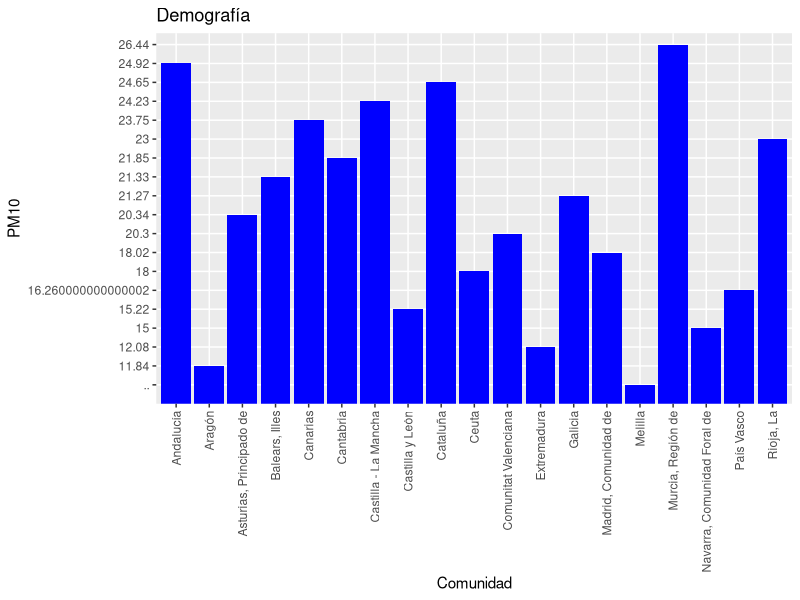
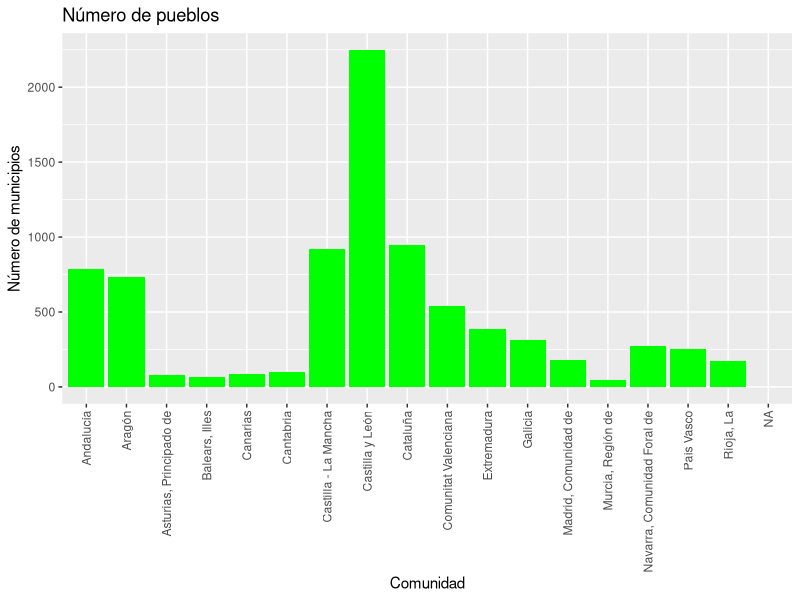
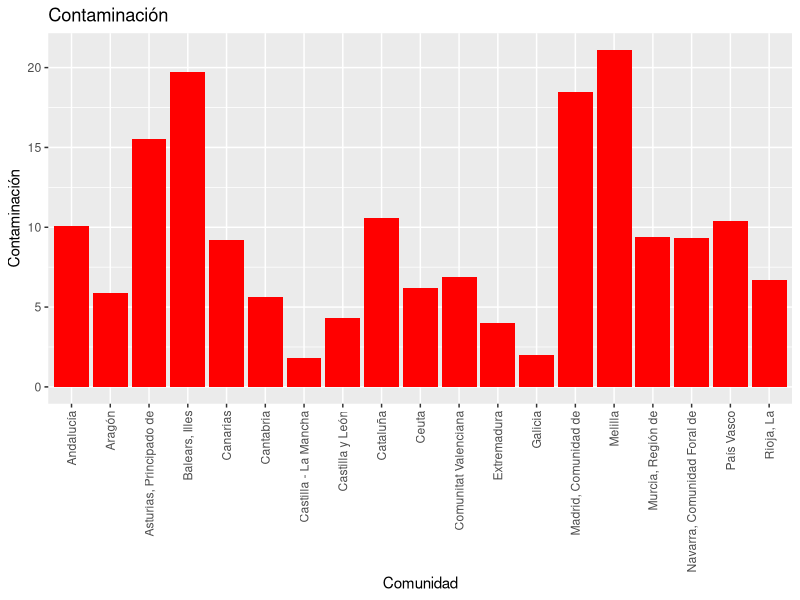
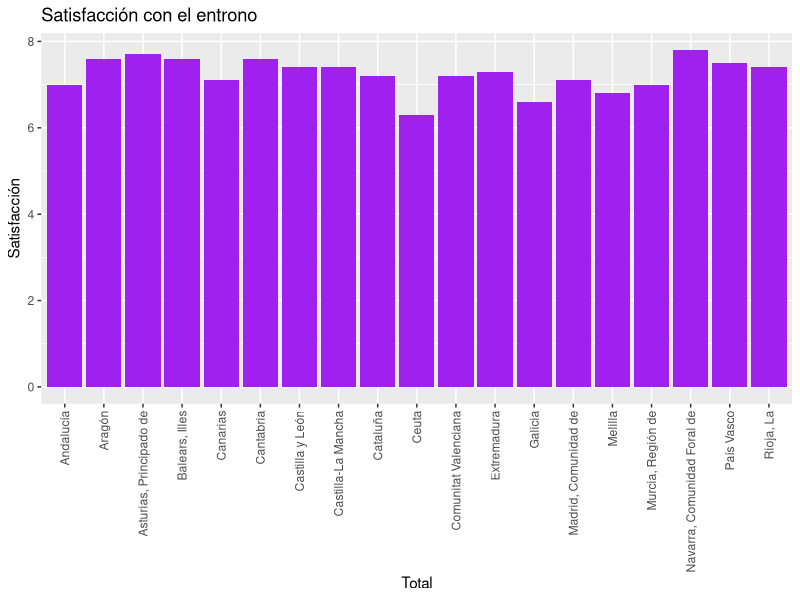
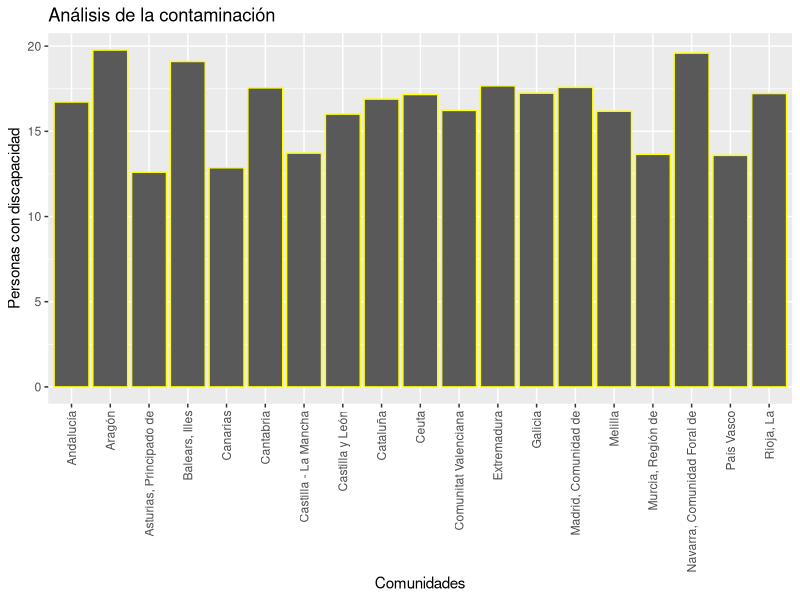
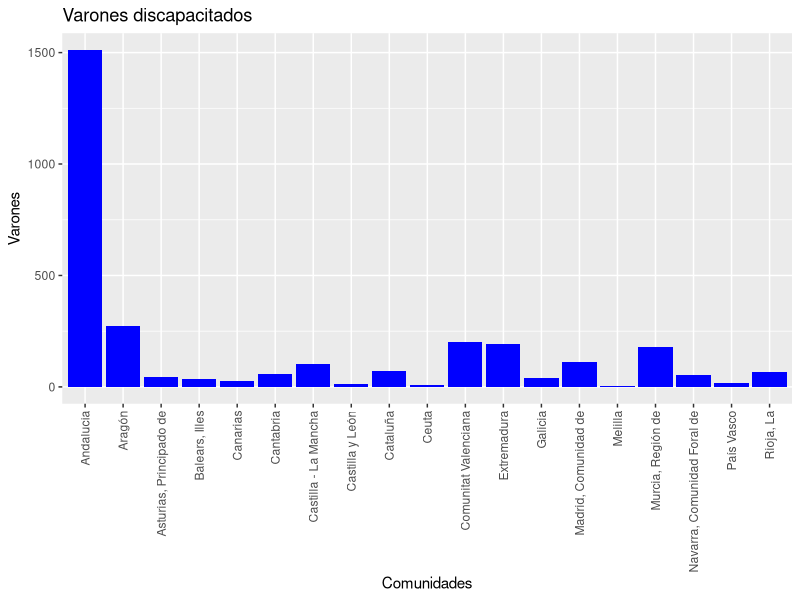
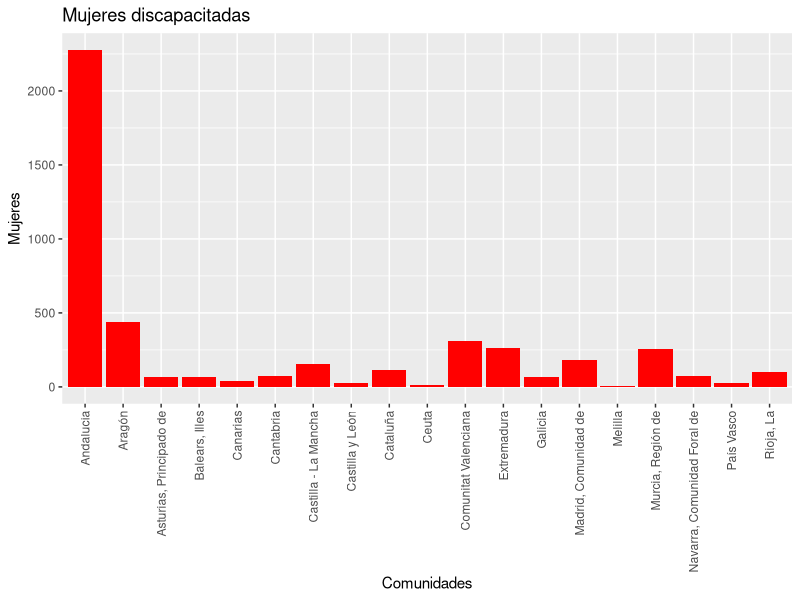
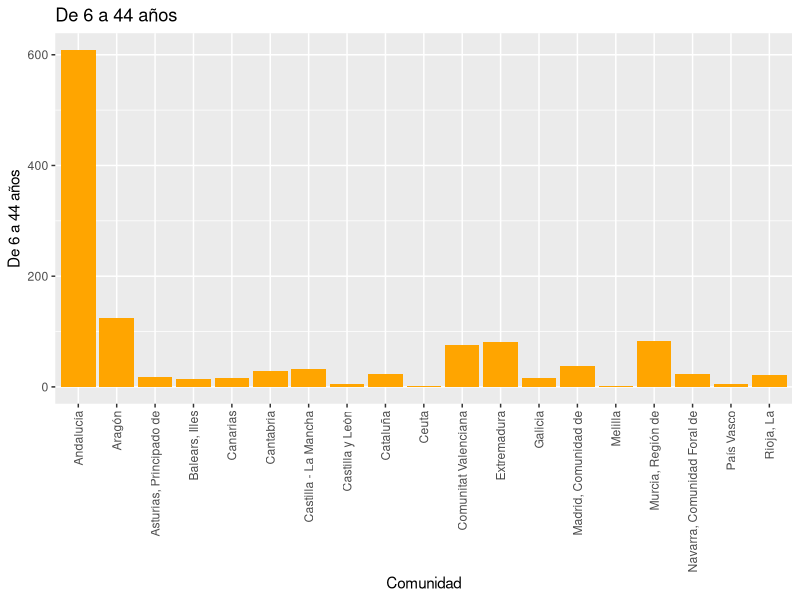

Recreate these plots in R, in order.
## ---- chunk 1

library(readxl)

Demografia <- read_excel("DATA/Demografia.xlsx")

View(Demografia)

## ---- chunk 2
dim(Demografia)

class(Demografia)

## ---- chunk 3
dim(Demografia)

class(Demografia)
## ---- chunk 4
make.names(Demografia)

Demografia$PM10

is.double(Demografia$PM10)

typeof(Demografia$PM10)

Demografia <- dplyr::rename(.data = Demografia, Comunidad = `Total*`)

Demografia
## ---- chunk 5
as.double(Demografia$PM10)

typeof(as.double(Demografia$PM10))
## ---- chunk 6
mean(as.double(Demografia$PM10), na.rm = TRUE) 
## ---- chunk 7
median(as.double(Demografia$PM10), na.rm = TRUE)

## ---- chunk 8
Demografia$Comunidad[Demografia$PM10 == min(as.double(Demografia$PM10), na.rm = TRUE)]
## ---- chunk 9
Demografia$Comunidad[Demografia$PM10 == max(as.double(Demografia$PM10), na.rm = TRUE)]
## ---- chunk 10
summary(as.double(Demografia$PM10), na.rm = TRUE)
## ---- chunk 11
library(tidyverse)
library(ggplot2)

ggplot(data = Demografia, aes(x = `Comunidad`, y = `PM10`)) +  geom_bar(stat="identity", position="stack", fill="blue", show.legend = TRUE) + ggtitle("Demografía")+ theme(axis.text.x = element_text(angle = 90, vjust = 0.5, hjust=1))
## ---- chunk 12
library(readxl)

Pueblos <- read_excel("DATA/Pueblos.xlsx")

View(Pueblos)

dim(Pueblos)

class(Pueblos)
## ---- chunk 13
Pueblos <- dplyr::rename(.data = Pueblos, Comunidad = `Comunidades Autónomas`)

Pueblos

make.names(Pueblos)

Pueblos[,2]

typeof(Pueblos$`Número de municipios`)

typeof(Pueblos$`Número de municipios`)

summary(as.integer(Pueblos$`Número de municipios`), na.rm = TRUE)

ggplot(data = Pueblos, aes(x = `Comunidad`, y = `Número de municipios`)) +  geom_bar(stat="identity", position="stack", fill="green", show.legend = TRUE) + ggtitle("Número de pueblos")+ theme(axis.text.x = element_text(angle = 90, vjust = 0.5, hjust=1))
## ---- chunk 14
DemPueblos <- full_join(x = Demografia, y = Pueblos, by = c("Comunidad"))

DemPueblos
## ---- chunk 15
library(readxl)

Contaminacion <- read_excel("DATA/Contaminacion.xlsx")

View(Contaminacion)
## ---- chunk 16

dim(Contaminacion)

class(Contaminacion)
## ---- chunk 17

make.names(Contaminacion)

Contaminacion$`Contaminación`

is.double(Contaminacion$`Contaminación`)
## ---- chunk 18
mean(as.double(Contaminacion$`Contaminación`), na.rm = TRUE) 
## ---- chunk 19
median(as.double(Contaminacion$`Contaminación`), na.rm = TRUE)

## ---- chunk 20
Contaminacion$`Comunidad`[Contaminacion$`Contaminación` == min(as.double(Contaminacion$`Contaminación`), na.rm = TRUE)]
## ---- chunk 21
Contaminacion$`Comunidad`[Contaminacion$`Contaminación` == max(as.double(Contaminacion$`Contaminación`), na.rm = TRUE)]
## ---- chunk 22
summary(as.double(Contaminacion$`Contaminación`), na.rm = TRUE)

## ---- chunk 23
Contaminacion$`Contaminación`[Contaminacion$`Comunidad` == "Castilla y León"]

## ---- chunk 24
    Contaminacion$`Contaminación`[Contaminacion$`Comunidad` == "Aragón"]

## ---- chunk 25
    Contaminacion$`Contaminación`[Contaminacion$`Comunidad` == "Murcia, Región de"]

## ---- chunk 26
    Contaminacion$`Contaminación`[Contaminacion$`Comunidad` == "Madrid, Comunidad de"]

## ---- chunk 27
ggplot(data = Contaminacion, aes(x = `Comunidad`, y = `Contaminación`)) +  geom_bar(stat="identity", position="stack", fill="red", show.legend = TRUE) + ggtitle("Contaminación") + theme(axis.text.x = element_text(angle = 90, vjust = 0.5, hjust=1))
## ---- chunk 28
library(readxl)

Satisfacción_con_el_entorno <- read_excel("DATA/Satisfaccion.xlsx")

View(Satisfacción_con_el_entorno)
## ---- chunk 29

dim(Satisfacción_con_el_entorno)

class(Satisfacción_con_el_entorno)
## ---- chunk 30
make.names(Satisfacción_con_el_entorno)

Satisfacción_con_el_entorno$Satisfacción

is.double(Satisfacción_con_el_entorno$Satisfacción)

typeof(Satisfacción_con_el_entorno$Satisfacción)
## ---- chunk 31
mean(as.double(Satisfacción_con_el_entorno$Satisfacción), na.rm = TRUE)

## ---- chunk 32
median(as.double(Satisfacción_con_el_entorno$Satisfacción), na.rm = TRUE) 
## ---- chunk 33
Satisfacción_con_el_entorno$`Total`[Satisfacción_con_el_entorno$Satisfacción == min(as.double(Satisfacción_con_el_entorno$Satisfacción), na.rm = TRUE)]

## ---- chunk 34
Satisfacción_con_el_entorno$`Total`[Satisfacción_con_el_entorno$Satisfacción == max(as.double(Satisfacción_con_el_entorno$Satisfacción), na.rm = TRUE)]

## ---- chunk 35
summary(as.double(Satisfacción_con_el_entorno$Satisfacción), na.rm = TRUE)

## ---- chunk 36
    Satisfacción_con_el_entorno$`Satisfacción`[Satisfacción_con_el_entorno$`Total` == "Castilla y León"]
## ---- chunk 37
    Satisfacción_con_el_entorno$`Satisfacción`[Satisfacción_con_el_entorno$`Total` == "Aragón"]
## ---- chunk 38
    Satisfacción_con_el_entorno$`Satisfacción`[Satisfacción_con_el_entorno$`Total` == "Murcia, Región de"]
## ---- chunk 39
    Satisfacción_con_el_entorno$`Satisfacción`[Satisfacción_con_el_entorno$`Total` == "Madrid, Comunidad de"]
## ---- chunk 40
library(tidyverse)
ggplot(data = Satisfacción_con_el_entorno, aes(x = `Total`, y = `Satisfacción`)) +  geom_bar(stat="identity", position="stack", fill="purple") + ggtitle("Satisfacción con el entrono") + theme(axis.text.x = element_text(angle = 90, vjust = 0.5, hjust=1))
## ---- chunk 41
library(readxl)

Discapacitados <- read_excel("DATA/Proporcion discapacitados.xlsx")

View(Discapacitados)
## ---- chunk 42

dim(Discapacitados)

class(Discapacitados)

## ---- chunk 43

make.names(Discapacitados)

Discapacitados$`Personas con discapacidad`

is.double(Discapacitados$`Personas con discapacidad`)

typeof(Discapacitados$`Personas con discapacidad`)

## ---- chunk 44
mean(Discapacitados$`Personas con discapacidad`, na.rm = TRUE) 

## ---- chunk 45
median(Discapacitados$`Personas con discapacidad`, na.rm = TRUE)

## ---- chunk 46
Discapacitados$`Comunidades`[Discapacitados$`Personas con discapacidad` == min(Discapacitados$`Personas con discapacidad`, na.rm = TRUE)]

## ---- chunk 47
Discapacitados$`Comunidades`[Discapacitados$`Personas con discapacidad` == max(Discapacitados$`Personas con discapacidad`, na.rm = TRUE)]

## ---- chunk 48
summary(Discapacitados$`Personas con discapacidad`, na.rm = TRUE)

## ---- chunk 49
Discapacitados$`Personas con discapacidad`[Discapacitados$`Comunidades`== "Castilla y León"]

## ---- chunk 50
Discapacitados$`Personas con discapacidad`[Discapacitados$`Comunidades`== "Aragón"]

## ---- chunk 51
Discapacitados$`Personas con discapacidad`[Discapacitados$`Comunidades`== "Murcia, Región de"]

## ---- chunk 52
Discapacitados$`Personas con discapacidad`[Discapacitados$`Comunidades`== "Madrid, Comunidad de"]

## ---- chunk 53
library(tidyverse)

ggplot(data = Discapacitados, aes(x = `Comunidades`, y = `Personas con discapacidad`)) +  geom_bar(stat="identity", position="stack", colour="yellow", show.legend = TRUE) + ggtitle("Análisis de la contaminación") + theme(axis.text.x = element_text(angle = 90, vjust = 0.5, hjust=1))
## ---- chunk 54
library(readxl)

DiscSexo <- read_excel("DATA/Discapacidad por sexo.xlsx")

View(DiscSexo)

## ---- chunk 55

dim(DiscSexo)

class(DiscSexo)

## ---- chunk 56

make.names(DiscSexo)

DiscSexo$`Varones`

DiscSexo$`Mujeres`

is.double(DiscSexo$`Varones`)

typeof(DiscSexo$`Varones`)

## ---- chunk 57
mean(DiscSexo$`Varones`, na.rm = TRUE) 

mean(DiscSexo$`Mujeres`, na.rm = TRUE) 

## ---- chunk 58
median(DiscSexo$`Varones`, na.rm = TRUE)

median(DiscSexo$`Mujeres`, na.rm = TRUE)

## ---- chunk 59
DiscSexo$`Comunidades`[DiscSexo$`Varones` == min(DiscSexo$`Varones`, na.rm = TRUE)]

DiscSexo$`Comunidades`[DiscSexo$`Mujeres` == min(DiscSexo$`Mujeres`, na.rm = TRUE)]

## ---- chunk 60
DiscSexo$`Comunidades`[DiscSexo$`Varones` == max(DiscSexo$`Varones`, na.rm = TRUE)]

DiscSexo$`Comunidades`[DiscSexo$`Mujeres` == max(DiscSexo$`Mujeres`, na.rm = TRUE)]

## ---- chunk 61
summary(DiscSexo$`Varones`, na.rm = TRUE)

summary(DiscSexo$`Mujeres`, na.rm = TRUE)

## ---- chunk 62
library(tidyverse)

ggplot(data = DiscSexo, aes(x = `Comunidades`, y = `Varones`)) +  geom_bar(stat="identity", position="stack", fill="blue", show.legend = TRUE) + ggtitle("Varones discapacitados") + theme(axis.text.x = element_text(angle = 90, vjust = 0.5, hjust=1))

ggplot(data = DiscSexo, aes(x = `Comunidades`, y = `Mujeres`)) +  geom_bar(stat="identity", position="stack", fill="red", show.legend = TRUE) + ggtitle("Mujeres discapacitadas") + theme(axis.text.x = element_text(angle = 90, vjust = 0.5, hjust=1))

## ---- chunk 63
library(readxl)

DiscEdad <- read_excel("DATA/Discapacidad por edad.xlsx")

View(DiscEdad)

## ---- chunk 64
dim(DiscEdad)

class(DiscEdad)

## ---- chunk 65
make.names(DiscEdad)

DiscEdad$`De 6 a 44 años`

is.double(DiscEdad$`De 6 a 44 años`)

typeof(DiscEdad$`De 6 a 44 años`)

DiscEdad <- dplyr::rename(.data = DiscEdad, Comunidad =`...1`)

DiscEdad

## ---- chunk 66
summary(DiscEdad, na.rm = TRUE)

## ---- chunk 67
library(tidyverse)

ggplot(data = DiscEdad, aes(x = Comunidad, y = `De 6 a 44 años`)) +  geom_bar(stat="identity", position="stack", fill="orange", show.legend = TRUE) + ggtitle("De 6 a 44 años") + theme(axis.text.x = element_text(angle = 90, vjust = 0.5, hjust=1))

ggplot(data = DiscEdad, aes(x = Comunidad, y = `De 45 a 64 años`)) +  geom_bar(stat="identity", position="stack", fill="blue", show.legend = TRUE) + ggtitle("De 45 a 64 años") + theme(axis.text.x = element_text(angle = 90, vjust = 0.5, hjust=1))

ggplot(data = DiscEdad, aes(x = Comunidad, y = `De 65 a 79 años`)) +  geom_bar(stat="identity", position="stack", fill="yellow", show.legend = TRUE) + ggtitle("De 65 a 79 años") + theme(axis.text.x = element_text(angle = 90, vjust = 0.5, hjust=1))

ggplot(data = DiscEdad, aes(x = Comunidad, y = `De 80 a 84 años`)) +  geom_bar(stat="identity", position="stack", fill="red", show.legend = TRUE) + ggtitle("De 80 a 84 años") + theme(axis.text.x = element_text(angle = 90, vjust = 0.5, hjust=1))

ggplot(data = DiscEdad, aes(x = Comunidad, y = `De 85 a 89 años`)) +  geom_bar(stat="identity", position="stack", fill="pink", show.legend = TRUE) + ggtitle("De 85 a 89 año") + theme(axis.text.x = element_text(angle = 90, vjust = 0.5, hjust=1))

ggplot(data = DiscEdad, aes(x = Comunidad, y = `Más de 90 años`)) +  geom_bar(stat="identity", position="stack", fill="purple", show.legend = TRUE) + ggtitle("Más de 90 años") + theme(axis.text.x = element_text(angle = 90, vjust = 0.5, hjust=1))

## ---- chunk 68
library(readxl)

Discapacidad_y_Autonomia_personal <- read_excel("DATA/Discapacidad y Autonomia personal.xlsx")

View(Discapacidad_y_Autonomia_personal)

## ---- chunk 69
dim(Discapacidad_y_Autonomia_personal)

class(Discapacidad_y_Autonomia_personal)

## ---- chunk 70
make.names(Discapacidad_y_Autonomia_personal)

Discapacidad_y_Autonomia_personal$`Supervivencia a la edad`

is.double(Discapacidad_y_Autonomia_personal$`Supervivencia a la edad`)

typeof(Discapacidad_y_Autonomia_personal$`Supervivencia a la edad`)

## ---- chunk 71
summary(Discapacidad_y_Autonomia_personal, na.rm = TRUE)

## ---- chunk 72
summary(Discapacidad_y_Autonomia_personal$`Supervivencia a la edad`, na.rm = TRUE)

Discapacidad_y_Autonomia_personal$`Comunidad`[Discapacidad_y_Autonomia_personal$`Supervivencia a la edad` == min(Discapacidad_y_Autonomia_personal$`Supervivencia a la edad`, na.rm = TRUE)]

Discapacidad_y_Autonomia_personal$`Comunidad`[Discapacidad_y_Autonomia_personal$`Supervivencia a la edad` == max(Discapacidad_y_Autonomia_personal$`Supervivencia a la edad`, na.rm = TRUE)]

library(tidyverse)
ggplot(data = Discapacidad_y_Autonomia_personal, aes(x = `Comunidad`, y = `Supervivencia a la edad`)) +  geom_bar(stat="identity", position="stack", fill="green") + ggtitle("Esperanza de vida") + theme(axis.text.x = element_text(angle = 90, vjust = 0.5, hjust=1))

## ---- chunk 73
summary(Discapacidad_y_Autonomia_personal$`Tasa de enfermedad crónica`, na.rm = TRUE)

Discapacidad_y_Autonomia_personal$`Comunidad`[Discapacidad_y_Autonomia_personal$`Tasa de enfermedad crónica` == min(Discapacidad_y_Autonomia_personal$`Tasa de enfermedad crónica`, na.rm = TRUE)]

Discapacidad_y_Autonomia_personal$`Comunidad`[Discapacidad_y_Autonomia_personal$`Tasa de enfermedad crónica` == max(Discapacidad_y_Autonomia_personal$`Tasa de enfermedad crónica`, na.rm = TRUE)]

library(tidyverse)
ggplot(data = Discapacidad_y_Autonomia_personal, aes(x = `Comunidad`, y = `Tasa de enfermedad crónica`)) +  geom_bar(stat="identity", position="stack", fill="red") + ggtitle("Tasa de enfermedad crónica") + theme(axis.text.x = element_text(angle = 90, vjust = 0.5, hjust=1))

## ---- chunk 74
summary(Discapacidad_y_Autonomia_personal$`Tasa de mala salud percibida`, na.rm = TRUE)

Discapacidad_y_Autonomia_personal$`Comunidad`[Discapacidad_y_Autonomia_personal$`Tasa de mala salud percibida` == min(Discapacidad_y_Autonomia_personal$`Tasa de mala salud percibida`, na.rm = TRUE)]

Discapacidad_y_Autonomia_personal$`Comunidad`[Discapacidad_y_Autonomia_personal$`Tasa de mala salud percibida` == max(Discapacidad_y_Autonomia_personal$`Tasa de mala salud percibida`, na.rm = TRUE)]

library(tidyverse)
ggplot(data = Discapacidad_y_Autonomia_personal, aes(x = `Comunidad`, y = `Tasa de mala salud percibida`)) +  geom_bar(stat="identity", position="stack", fill="pink") + ggtitle("Tasa de mala salud percibida") + theme(axis.text.x = element_text(angle = 90, vjust = 0.5, hjust=1))

## ---- chunk 75
summary(Discapacidad_y_Autonomia_personal$`Tasa de discapacidad`, na.rm = TRUE)

Discapacidad_y_Autonomia_personal$`Comunidad`[Discapacidad_y_Autonomia_personal$`Tasa de discapacidad` == min(Discapacidad_y_Autonomia_personal$`Tasa de discapacidad`, na.rm = TRUE)]

Discapacidad_y_Autonomia_personal$`Comunidad`[Discapacidad_y_Autonomia_personal$`Tasa de discapacidad` == max(Discapacidad_y_Autonomia_personal$`Tasa de discapacidad`, na.rm = TRUE)]

library(tidyverse)
ggplot(data = Discapacidad_y_Autonomia_personal, aes(x = `Comunidad`, y = `Tasa de discapacidad`)) +  geom_bar(stat="identity", position="stack", fill="orange") + ggtitle("Tasa de discapacidad") + theme(axis.text.x = element_text(angle = 90, vjust = 0.5, hjust=1))

## ---- chunk 76
Discapacitados %>%
  full_join(x = ., y = Discapacidad_y_Autonomia_personal %>%
              select(`Comunidad`, `Tasa de discapacidad`), 
            by = c("Comunidades" = "Comunidad"))
## ---- chunk 77
summary(Discapacidad_y_Autonomia_personal$`Tasa de discapacidad severa`, na.rm = TRUE)

Discapacidad_y_Autonomia_personal$`Comunidad`[Discapacidad_y_Autonomia_personal$`Tasa de discapacidad severa` == min(Discapacidad_y_Autonomia_personal$`Tasa de discapacidad severa`, na.rm = TRUE)]

Discapacidad_y_Autonomia_personal$`Comunidad`[Discapacidad_y_Autonomia_personal$`Tasa de discapacidad severa` == max(Discapacidad_y_Autonomia_personal$`Tasa de discapacidad severa`, na.rm = TRUE)]

library(tidyverse)
ggplot(data = Discapacidad_y_Autonomia_personal, aes(x = `Comunidad`, y = `Tasa de discapacidad severa`)) +  geom_bar(stat="identity", position="stack", fill="grey") + ggtitle("Tasa de discapacidad severa") + theme(axis.text.x = element_text(angle = 90, vjust = 0.5, hjust=1))

## ---- chunk 78
summary(Discapacidad_y_Autonomia_personal$`Tasa de discapacidad de los que necesitan ayudas`, na.rm = TRUE)

Discapacidad_y_Autonomia_personal$`Comunidad`[Discapacidad_y_Autonomia_personal$`Tasa de discapacidad de los que necesitan ayudas` == min(Discapacidad_y_Autonomia_personal$`Tasa de discapacidad de los que necesitan ayudas`, na.rm = TRUE)]

Discapacidad_y_Autonomia_personal$`Comunidad`[Discapacidad_y_Autonomia_personal$`Tasa de discapacidad de los que necesitan ayudas` == max(Discapacidad_y_Autonomia_personal$`Tasa de discapacidad de los que necesitan ayudas`, na.rm = TRUE)]

library(tidyverse)
ggplot(data = Discapacidad_y_Autonomia_personal, aes(x = `Comunidad`, y = `Tasa de discapacidad de los que necesitan ayudas`)) +  geom_bar(stat="identity", position="stack", fill="purple") + ggtitle("Tasa de discapacidad de los que necesitan ayudas") + theme(axis.text.x = element_text(angle = 90, vjust = 0.5, hjust=1))

## ---- chunk 79
Discapacidad_y_Autonomia_personal %>%
  select(`Comunidad`, `Tasa de discapacidad severa`, `Tasa de discapacidad de los que necesitan ayudas`)
## ---- chunk 80
summary(Discapacidad_y_Autonomia_personal$`Tasa de discapacidad para las actividades básicas de la vida diaria`, na.rm = TRUE)

Discapacidad_y_Autonomia_personal$`Comunidad`[Discapacidad_y_Autonomia_personal$`Tasa de discapacidad para las actividades básicas de la vida diaria` == min(Discapacidad_y_Autonomia_personal$`Tasa de discapacidad para las actividades básicas de la vida diaria`, na.rm = TRUE)]

Discapacidad_y_Autonomia_personal$`Comunidad`[Discapacidad_y_Autonomia_personal$`Tasa de discapacidad para las actividades básicas de la vida diaria` == max(Discapacidad_y_Autonomia_personal$`Tasa de discapacidad para las actividades básicas de la vida diaria`, na.rm = TRUE)]

library(tidyverse)
ggplot(data = Discapacidad_y_Autonomia_personal, aes(x = `Comunidad`, y = `Tasa de discapacidad para las actividades básicas de la vida diaria`)) +  geom_bar(stat="identity", position="stack", fill="white") + ggtitle("Tasa de discapacidad para las actividades básicas de la vida diaria") + theme(axis.text.x = element_text(angle = 90, vjust = 0.5, hjust=1))

## ---- chunk 81
summary(Discapacidad_y_Autonomia_personal$`Tasa de discapacidad de movilidad`, na.rm = TRUE)

Discapacidad_y_Autonomia_personal$`Comunidad`[Discapacidad_y_Autonomia_personal$`Tasa de discapacidad de movilidad` == min(Discapacidad_y_Autonomia_personal$`Tasa de discapacidad de movilidad`, na.rm = TRUE)]

Discapacidad_y_Autonomia_personal$`Comunidad`[Discapacidad_y_Autonomia_personal$`Tasa de discapacidad de movilidad` == max(Discapacidad_y_Autonomia_personal$`Tasa de discapacidad de movilidad`, na.rm = TRUE)]

library(tidyverse)
ggplot(data = Discapacidad_y_Autonomia_personal, aes(x = `Comunidad`, y = `Tasa de discapacidad de movilidad`)) +  geom_bar(stat="identity", position="stack", fill="black") + ggtitle("Tasa de discapacidad de movilidad") + theme(axis.text.x = element_text(angle = 90, vjust = 0.5, hjust=1))

## ---- chunk 82
summary(Discapacidad_y_Autonomia_personal$`Tasa de discapacidad de autocuidado`, na.rm = TRUE)

Discapacidad_y_Autonomia_personal$`Comunidad`[Discapacidad_y_Autonomia_personal$`Tasa de discapacidad de autocuidado` == min(Discapacidad_y_Autonomia_personal$`Tasa de discapacidad de autocuidado`, na.rm = TRUE)]

Discapacidad_y_Autonomia_personal$`Comunidad`[Discapacidad_y_Autonomia_personal$`Tasa de discapacidad de autocuidado` == max(Discapacidad_y_Autonomia_personal$`Tasa de discapacidad de autocuidado`, na.rm = TRUE)]

library(tidyverse)
ggplot(data = Discapacidad_y_Autonomia_personal, aes(x = `Comunidad`, y = `Tasa de discapacidad de autocuidado`)) +  geom_bar(stat="identity", position="stack", fill="yellow") + ggtitle("Tasa de discapacidad de autocuidado") + theme(axis.text.x = element_text(angle = 90, vjust = 0.5, hjust=1))

## ---- chunk 83
summary(Discapacidad_y_Autonomia_personal$`Tasa de discapacidad para realizar las tareas del hogar`, na.rm = TRUE)

Discapacidad_y_Autonomia_personal$`Comunidad`[Discapacidad_y_Autonomia_personal$`Tasa de discapacidad para realizar las tareas del hogar` == min(Discapacidad_y_Autonomia_personal$`Tasa de discapacidad para realizar las tareas del hogar`, na.rm = TRUE)]

Discapacidad_y_Autonomia_personal$`Comunidad`[Discapacidad_y_Autonomia_personal$`Tasa de discapacidad para realizar las tareas del hogar` == max(Discapacidad_y_Autonomia_personal$`Tasa de discapacidad para realizar las tareas del hogar`, na.rm = TRUE)]

library(tidyverse)
ggplot(data = Discapacidad_y_Autonomia_personal, aes(x = `Comunidad`, y = `Tasa de discapacidad para realizar las tareas del hogar`)) +  geom_bar(stat="identity", position="stack", fill="green") + ggtitle("Tasa de discapacidad para realizar tareas del hogar") + theme(axis.text.x = element_text(angle = 90, vjust = 0.5, hjust=1))

## ---- chunk 84
summary(Discapacidad_y_Autonomia_personal$`Tasa de discapacidad de visión`, na.rm = TRUE)

Discapacidad_y_Autonomia_personal$`Comunidad`[Discapacidad_y_Autonomia_personal$`Tasa de discapacidad de visión` == min(Discapacidad_y_Autonomia_personal$`Tasa de discapacidad de visión`, na.rm = TRUE)]

Discapacidad_y_Autonomia_personal$`Comunidad`[Discapacidad_y_Autonomia_personal$`Tasa de discapacidad de visión` == max(Discapacidad_y_Autonomia_personal$`Tasa de discapacidad de visión`, na.rm = TRUE)]

library(tidyverse)
ggplot(data = Discapacidad_y_Autonomia_personal, aes(x = `Comunidad`, y = `Tasa de discapacidad de visión`)) +  geom_bar(stat="identity", position="stack", fill="brown") + ggtitle("Tasa de discapacidad de visión") + theme(axis.text.x = element_text(angle = 90, vjust = 0.5, hjust=1))

## ---- chunk 85
summary(Discapacidad_y_Autonomia_personal$`Tasa de discapacidad de audición`, na.rm = TRUE)

Discapacidad_y_Autonomia_personal$`Comunidad`[Discapacidad_y_Autonomia_personal$`Tasa de discapacidad de audición` == min(Discapacidad_y_Autonomia_personal$`Tasa de discapacidad de audición`, na.rm = TRUE)]

Discapacidad_y_Autonomia_personal$`Comunidad`[Discapacidad_y_Autonomia_personal$`Tasa de discapacidad de audición` == max(Discapacidad_y_Autonomia_personal$`Tasa de discapacidad de audición`, na.rm = TRUE)]

library(tidyverse)
ggplot(data = Discapacidad_y_Autonomia_personal, aes(x = `Comunidad`, y = `Tasa de discapacidad de audición`)) +  geom_bar(stat="identity", position="stack", fill="red") + ggtitle("Tasa de discapacidad de audición") + theme(axis.text.x = element_text(angle = 90, vjust = 0.5, hjust=1))

## ---- chunk 86
summary(Discapacidad_y_Autonomia_personal$`Tasa de discapacidad de deficiencias osteoarticulares`, na.rm = TRUE)

Discapacidad_y_Autonomia_personal$`Comunidad`[Discapacidad_y_Autonomia_personal$`Tasa de discapacidad de deficiencias osteoarticulares` == min(Discapacidad_y_Autonomia_personal$`Tasa de discapacidad de deficiencias osteoarticulares`, na.rm = TRUE)]

Discapacidad_y_Autonomia_personal$`Comunidad`[Discapacidad_y_Autonomia_personal$`Tasa de discapacidad de deficiencias osteoarticulares` == max(Discapacidad_y_Autonomia_personal$`Tasa de discapacidad de deficiencias osteoarticulares`, na.rm = TRUE)]

library(tidyverse)
ggplot(data = Discapacidad_y_Autonomia_personal, aes(x = `Comunidad`, y = `Tasa de discapacidad de deficiencias osteoarticulares`)) +  geom_bar(stat="identity", position="stack", fill="blue") + ggtitle("Tasa de discapacidad de deficiencias osteoarticulares") + theme(axis.text.x = element_text(angle = 90, vjust = 0.5, hjust=1))

## ---- chunk 87
library(readxl)

Economia_discapacitados <- read_excel("DATA/Economia discapacitados.xlsx")

View(Economia_discapacitados)

## ---- chunk 88
dim(Economia_discapacitados)

class(Economia_discapacitados)

## ---- chunk 89
summary(Economia_discapacitados, na.rm = TRUE)

## ---- chunk 90
summary(Economia_discapacitados$`Con dificultades para pagar las cosas esenciales`, na.rm = TRUE)

Economia_discapacitados$`Comunidad`[Economia_discapacitados$`Con dificultades para pagar las cosas esenciales` == min(Economia_discapacitados$`Con dificultades para pagar las cosas esenciales`, na.rm = TRUE)]

Economia_discapacitados$`Comunidad`[Economia_discapacitados$`Con dificultades para pagar las cosas esenciales` == max(Economia_discapacitados$`Con dificultades para pagar las cosas esenciales`, na.rm = TRUE)]

library(tidyverse)
ggplot(data = Economia_discapacitados, aes(x = `Comunidad`, y = `Con dificultades para pagar las cosas esenciales`)) +  geom_bar(stat="identity", position="stack", fill="green") + ggtitle("Dificultades de asumir gastos esenciales") + theme(axis.text.x = element_text(angle = 90, vjust = 0.5, hjust=1))

## ---- chunk 91
summary(Economia_discapacitados$`Ingresos limitados`, na.rm = TRUE)

Economia_discapacitados$`Comunidad`[Economia_discapacitados$`Ingresos limitados` == min(Economia_discapacitados$`Ingresos limitados`, na.rm = TRUE)]

Economia_discapacitados$`Comunidad`[Economia_discapacitados$`Ingresos limitados` == max(Economia_discapacitados$`Ingresos limitados`, na.rm = TRUE)]

library(tidyverse)
ggplot(data = Economia_discapacitados, aes(x = `Comunidad`, y = `Ingresos limitados`)) +  geom_bar(stat="identity", position="stack", fill="red") + ggtitle("Ingresos limitados") + theme(axis.text.x = element_text(angle = 90, vjust = 0.5, hjust=1))

## ---- chunk 92
summary(Economia_discapacitados$`Dificultades para gestionar el dinero`, na.rm = TRUE)

Economia_discapacitados$`Comunidad`[Economia_discapacitados$`Dificultades para gestionar el dinero` == min(Economia_discapacitados$`Dificultades para gestionar el dinero`, na.rm = TRUE)]

Economia_discapacitados$`Comunidad`[Economia_discapacitados$`Dificultades para gestionar el dinero` == max(Economia_discapacitados$`Dificultades para gestionar el dinero`, na.rm = TRUE)]

library(tidyverse)
ggplot(data = Economia_discapacitados, aes(x = `Comunidad`, y = `Dificultades para gestionar el dinero`)) +  geom_bar(stat="identity", position="stack", fill="pink")+ ggtitle("Dificultades para gestionar el dinero") + theme(axis.text.x = element_text(angle = 90, vjust = 0.5, hjust=1))


## ---- chunk 93
summary(Economia_discapacitados$`Costes derivados de enfermedad o problema de salud crónico`, na.rm = TRUE)

Economia_discapacitados$`Comunidad`[Economia_discapacitados$`Costes derivados de enfermedad o problema de salud crónico` == min(Economia_discapacitados$`Costes derivados de enfermedad o problema de salud crónico`, na.rm = TRUE)]

Economia_discapacitados$`Comunidad`[Economia_discapacitados$`Costes derivados de enfermedad o problema de salud crónico` == max(Economia_discapacitados$`Costes derivados de enfermedad o problema de salud crónico`, na.rm = TRUE)]

library(tidyverse)
ggplot(data = Economia_discapacitados, aes(x = `Comunidad`, y = `Costes derivados de enfermedad o problema de salud crónico`)) +  geom_bar(stat="identity", position="stack", fill="grey")+ ggtitle("Costes de la enfermedad") + theme(axis.text.x = element_text(angle = 90, vjust = 0.5, hjust=1))

## ---- chunk 94
library(readxl)

Limitaciones_vida_cotidiana <- read_excel("DATA/Limitaciones vida cotidiana.xlsx")

View(Limitaciones_vida_cotidiana)

## ---- chunk 95
dim(Limitaciones_vida_cotidiana)

class(Limitaciones_vida_cotidiana)

## ---- chunk 96
make.names(Limitaciones_vida_cotidiana)

Limitaciones_vida_cotidiana$`Para cocinar`

is.double(Limitaciones_vida_cotidiana$`Para cocinar`)

typeof(Limitaciones_vida_cotidiana$`Para cocinar`)

## ---- chunk 97
summary(Limitaciones_vida_cotidiana, na.rm = TRUE)

Media_cocinar <- mean(Limitaciones_vida_cotidiana$`Para cocinar`, na.rm=TRUE)

Media_cocinar

Media_tfno <- mean(Limitaciones_vida_cotidiana$`Para usar el teléfono`, na.rm=TRUE)

Media_tfno

Media_compras <- mean(Limitaciones_vida_cotidiana$`Para realizar compras`, na.rm=TRUE)

Media_compras

Media_medicamentos <- mean(Limitaciones_vida_cotidiana$`Para administrar los medicamentos`, na.rm=TRUE)

Media_medicamentos 

Media_tareas <- mean(Limitaciones_vida_cotidiana$`Para realizar tareas domésticas`, na.rm=TRUE)

Media_tareas

Media_tramites <- mean(Limitaciones_vida_cotidiana$`Para ocuparse de los trámites administrativos diarios`, na.rm=TRUE)

Media_tramites

Medias <- c(Media_cocinar, Media_tfno, Media_compras, Media_medicamentos, Media_tareas, Media_tramites)

max(Medias, na.rm=TRUE)

Medias[max(Medias, na.rm=TRUE)]

## ---- chunk 98
summary(Limitaciones_vida_cotidiana$`Para cocinar`, na.rm = TRUE)

Limitaciones_vida_cotidiana$`Comunidad`[Limitaciones_vida_cotidiana$`Para cocinar`== min(Limitaciones_vida_cotidiana$`Para cocinar`, na.rm = TRUE)]

Limitaciones_vida_cotidiana$`Comunidad`[Limitaciones_vida_cotidiana$`Para cocinar` == max(Limitaciones_vida_cotidiana$`Para cocinar`, na.rm = TRUE)]

library(tidyverse)
ggplot(data = Limitaciones_vida_cotidiana, aes(x = `Comunidad`, y = `Para cocinar`)) +  geom_bar(stat="identity", position="stack", fill="pink") + ggtitle("Para cocinar") + theme(axis.text.x = element_text(angle = 90, vjust = 0.5, hjust=1))

## ---- chunk 99
summary(Limitaciones_vida_cotidiana$`Para realizar compras`, na.rm = TRUE)

Limitaciones_vida_cotidiana$`Comunidad`[Limitaciones_vida_cotidiana$`Para realizar compras`== min(Limitaciones_vida_cotidiana$`Para realizar compras`, na.rm = TRUE)]

Limitaciones_vida_cotidiana$`Comunidad`[Limitaciones_vida_cotidiana$`Para realizar compras` == max(Limitaciones_vida_cotidiana$`Para realizar compras`, na.rm = TRUE)]

library(tidyverse)
ggplot(data = Limitaciones_vida_cotidiana, aes(x = `Comunidad`, y = `Para realizar compras`)) +  geom_bar(stat="identity", position="stack", fill="green") + ggtitle("Para realizar compras") + theme(axis.text.x = element_text(angle = 90, vjust = 0.5, hjust=1))

## ---- chunk 100
summary(Limitaciones_vida_cotidiana$`Para usar el teléfono`, na.rm = TRUE)

Limitaciones_vida_cotidiana$`Comunidad`[Limitaciones_vida_cotidiana$`Para usar el teléfono`== min(Limitaciones_vida_cotidiana$`Para usar el teléfono`, na.rm = TRUE)]

Limitaciones_vida_cotidiana$`Comunidad`[Limitaciones_vida_cotidiana$`Para usar el teléfono` == max(Limitaciones_vida_cotidiana$`Para usar el teléfono`, na.rm = TRUE)]

library(tidyverse)
ggplot(data = Limitaciones_vida_cotidiana, aes(x = `Comunidad`, y = `Para usar el teléfono`)) +  geom_bar(stat="identity", position="stack", fill="red") + ggtitle("Para usar el teléfono") + theme(axis.text.x = element_text(angle = 90, vjust = 0.5, hjust=1))

## ---- chunk 101
summary(Limitaciones_vida_cotidiana$`Para administrar los medicamentos`, na.rm = TRUE)

Limitaciones_vida_cotidiana$`Comunidad`[Limitaciones_vida_cotidiana$`Para administrar los medicamentos`== min(Limitaciones_vida_cotidiana$`Para administrar los medicamentos`, na.rm = TRUE)]

Limitaciones_vida_cotidiana$`Comunidad`[Limitaciones_vida_cotidiana$`Para administrar los medicamentos` == max(Limitaciones_vida_cotidiana$`Para administrar los medicamentos`, na.rm = TRUE)]

library(tidyverse)
ggplot(data = Limitaciones_vida_cotidiana, aes(x = `Comunidad`, y = `Para administrar los medicamentos`)) +  geom_bar(stat="identity", position="stack", fill="blue") + ggtitle("Para administrar los medicamentos") + theme(axis.text.x = element_text(angle = 90, vjust = 0.5, hjust=1))

## ---- chunk 102
summary(Limitaciones_vida_cotidiana$`Para realizar tareas domésticas`, na.rm = TRUE)

Limitaciones_vida_cotidiana$`Comunidad`[Limitaciones_vida_cotidiana$`Para realizar tareas domésticas`== min(Limitaciones_vida_cotidiana$`Para realizar tareas domésticas`, na.rm = TRUE)]

Limitaciones_vida_cotidiana$`Comunidad`[Limitaciones_vida_cotidiana$`Para realizar tareas domésticas` == max(Limitaciones_vida_cotidiana$`Para realizar tareas domésticas`, na.rm = TRUE)]

library(tidyverse)
ggplot(data = Limitaciones_vida_cotidiana, aes(x = `Comunidad`, y = `Para realizar tareas domésticas`)) +  geom_bar(stat="identity", position="stack", fill="orange") + ggtitle("Para realizar tareas domésticas") + theme(axis.text.x = element_text(angle = 90, vjust = 0.5, hjust=1))

## ---- chunk 103
summary(Limitaciones_vida_cotidiana$`Para ocuparse de los trámites administrativos diarios`, na.rm = TRUE)

Limitaciones_vida_cotidiana$`Comunidad`[Limitaciones_vida_cotidiana$`Para ocuparse de los trámites administrativos diarios`== min(Limitaciones_vida_cotidiana$`Para ocuparse de los trámites administrativos diarios`, na.rm = TRUE)]

Limitaciones_vida_cotidiana$`Comunidad`[Limitaciones_vida_cotidiana$`Para ocuparse de los trámites administrativos diarios` == max(Limitaciones_vida_cotidiana$`Para ocuparse de los trámites administrativos diarios`, na.rm = TRUE)]

library(tidyverse)
ggplot(data = Limitaciones_vida_cotidiana, aes(x = `Comunidad`, y = `Para ocuparse de los trámites administrativos diarios`)) +  geom_bar(stat="identity", position="stack", fill="red") + ggtitle("Para ocuparse de los trámites administrativos diarios") + theme(axis.text.x = element_text(angle = 90, vjust = 0.5, hjust=1))

## ---- chunk 104
library(readxl)

Cuidadores <- read_excel("DATA/Cuidadores.xlsx")

View(Cuidadores)
## ---- chunk 105
dim(Cuidadores)

class(Cuidadores)

## ---- chunk 106
summary(Cuidadores, na.rm = TRUE)

## ---- chunk 107
summary(Cuidadores$`En el hogar de la persona que cuida`, na.rm = TRUE)

Cuidadores$`Comunidad`[Cuidadores$`En el hogar de la persona que cuida` == min(Cuidadores$`En el hogar de la persona que cuida`, na.rm = TRUE)]

Cuidadores$`Comunidad`[Cuidadores$`En el hogar de la persona que cuida` == max(Cuidadores$`En el hogar de la persona que cuida`, na.rm = TRUE)]

library(tidyverse)
ggplot(data = Cuidadores, aes(x = `Comunidad`, y = `En el hogar de la persona que cuida`)) +  geom_bar(stat="identity", position="stack", fill="green") + ggtitle("En el hogar de la persona que cuida") + theme(axis.text.x = element_text(angle = 90, vjust = 0.5, hjust=1))

## ---- chunk 108
summary(Cuidadores$`En otro hogar`, na.rm = TRUE)

Cuidadores$`Comunidad`[Cuidadores$`En otro hogar` == min(Cuidadores$`En otro hogar`, na.rm = TRUE)]

Cuidadores$`Comunidad`[Cuidadores$`En otro hogar` == max(Cuidadores$`En otro hogar`, na.rm = TRUE)]

library(tidyverse)
ggplot(data = Cuidadores, aes(x = `Comunidad`, y = `En otro hogar`)) +  geom_bar(stat="identity", position="stack", fill="red") + ggtitle("En otro hogar") + theme(axis.text.x = element_text(angle = 90, vjust = 0.5, hjust=1))

## ---- chunk 109
summary(Cuidadores$`No consta`, na.rm = TRUE)

Cuidadores$`Comunidad`[Cuidadores$`No consta` == min(Cuidadores$`No consta`, na.rm = TRUE)]

Cuidadores$`Comunidad`[Cuidadores$`No consta` == max(Cuidadores$`No consta`, na.rm = TRUE)]

library(tidyverse)
ggplot(data = Cuidadores, aes(x = `Comunidad`, y = `No consta`)) +  geom_bar(stat="identity", position="stack", fill="blue")+ ggtitle("No consta") + theme(axis.text.x = element_text(angle = 90, vjust = 0.5, hjust=1))

## ---- chunk 110
library(readxl)
Necesidades_no_satisfechas <- read_excel("DATA/Necesidades_no _satisfechas.xlsx")
View(Necesidades_no_satisfechas)

## ---- chunk 111
dim(Necesidades_no_satisfechas)

class(Necesidades_no_satisfechas)

## ---- chunk 112
make.names(Necesidades_no_satisfechas)

Necesidades_no_satisfechas$Necesidades

is.double(Necesidades_no_satisfechas$Necesidades)

typeof(Necesidades_no_satisfechas$Necesidades)

## ---- chunk 113
mean(as.double(Necesidades_no_satisfechas$Necesidades), na.rm = TRUE) 

## ---- chunk 114
Necesidades_no_satisfechas$`Comunidades`[Necesidades_no_satisfechas$Necesidades == min(as.double(Necesidades_no_satisfechas$Necesidades), na.rm = TRUE)]

## ---- chunk 115
Necesidades_no_satisfechas$`Comunidades`[Necesidades_no_satisfechas$Necesidades == max(as.double(Necesidades_no_satisfechas$Necesidades), na.rm = TRUE)]

## ---- chunk 116
summary(as.double(Necesidades_no_satisfechas$Necesidades), na.rm = TRUE)

## ---- chunk 117
 Necesidades_no_satisfechas$`Necesidades`[Necesidades_no_satisfechas$`Comunidades` == "Castilla y León"]

## ---- chunk 118
Necesidades_no_satisfechas$`Necesidades`[Necesidades_no_satisfechas$`Comunidades` == "Aragón"]

## ---- chunk 119
Necesidades_no_satisfechas$`Necesidades`[Necesidades_no_satisfechas$`Comunidades` == "Murcia, Región de"]

## ---- chunk 120
Necesidades_no_satisfechas$`Necesidades`[Necesidades_no_satisfechas$`Comunidades` == "Madrid, Comunidad de"]

## ---- chunk 121
library(tidyverse)

ggplot(data = Necesidades_no_satisfechas, aes(x = `Comunidades`, y = `Necesidades`)) +  geom_bar(stat="identity", position="stack", fill="purple") + ggtitle("Necesidades no satisfechas") + ggtitle("Necesidades no satisfechas de los discapacitados") + theme(axis.text.x = element_text(angle = 90, vjust = 0.5, hjust=1))
